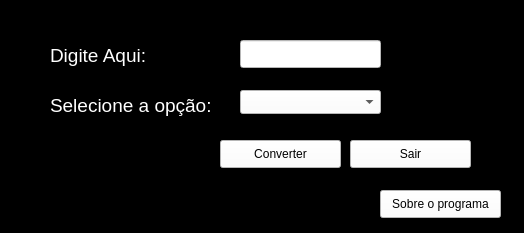
<?xml version="1.0" encoding="UTF-8"?>
<ui version="4.0">
 <class>MainWIndow</class>
 <widget class="QMainWindow" name="MainWIndow">
  <property name="geometry">
   <rect>
    <x>0</x>
    <y>0</y>
    <width>524</width>
    <height>233</height>
   </rect>
  </property>
  <property name="windowTitle">
   <string>Conversor de Binários e Decimais</string>
  </property>
  <property name="styleSheet">
   <string notr="true">background-color: rgb(0, 0, 0);</string>
  </property>
  <widget class="QWidget" name="centralwidget">
   <widget class="QLabel" name="label">
    <property name="geometry">
     <rect>
      <x>50</x>
      <y>40</y>
      <width>111</width>
      <height>31</height>
     </rect>
    </property>
    <property name="text">
     <string>&lt;html&gt;&lt;head/&gt;&lt;body&gt;&lt;p&gt;&lt;span style=&quot; font-size:14pt; color:#ffffff;&quot;&gt;Digite Aqui:&lt;/span&gt;&lt;/p&gt;&lt;/body&gt;&lt;/html&gt;</string>
    </property>
   </widget>
   <widget class="QLabel" name="label_2">
    <property name="geometry">
     <rect>
      <x>50</x>
      <y>90</y>
      <width>171</width>
      <height>31</height>
     </rect>
    </property>
    <property name="text">
     <string>&lt;html&gt;&lt;head/&gt;&lt;body&gt;&lt;p&gt;&lt;span style=&quot; font-size:14pt; color:#ffffff;&quot;&gt;Selecione a opção:&lt;/span&gt;&lt;/p&gt;&lt;/body&gt;&lt;/html&gt;</string>
    </property>
   </widget>
   <widget class="QLineEdit" name="lineEdit">
    <property name="geometry">
     <rect>
      <x>240</x>
      <y>40</y>
      <width>141</width>
      <height>28</height>
     </rect>
    </property>
    <property name="acceptDrops">
     <bool>true</bool>
    </property>
    <property name="toolTipDuration">
     <number>-1</number>
    </property>
    <property name="styleSheet">
     <string notr="true">background-color: rgb(255, 255, 255);</string>
    </property>
   </widget>
   <widget class="QComboBox" name="comboBox">
    <property name="geometry">
     <rect>
      <x>240</x>
      <y>90</y>
      <width>141</width>
      <height>24</height>
     </rect>
    </property>
    <property name="styleSheet">
     <string notr="true">background-color: rgb(255, 255, 255);</string>
    </property>
    <item>
     <property name="text">
      <string/>
     </property>
    </item>
   </widget>
   <widget class="QPushButton" name="pushButton">
    <property name="geometry">
     <rect>
      <x>220</x>
      <y>140</y>
      <width>121</width>
      <height>28</height>
     </rect>
    </property>
    <property name="styleSheet">
     <string notr="true">background-color: rgb(255, 255, 255);

color: rgb(0, 0, 0);</string>
    </property>
    <property name="text">
     <string>Converter</string>
    </property>
   </widget>
   <widget class="QPushButton" name="pushButton_3">
    <property name="geometry">
     <rect>
      <x>380</x>
      <y>190</y>
      <width>121</width>
      <height>28</height>
     </rect>
    </property>
    <property name="styleSheet">
     <string notr="true">background-color: rgb(255, 255, 255);
color rgb(0, 0, 0)
</string>
    </property>
    <property name="text">
     <string>Sobre o programa</string>
    </property>
   </widget>
   <widget class="QPushButton" name="pushButton_2">
    <property name="geometry">
     <rect>
      <x>350</x>
      <y>140</y>
      <width>121</width>
      <height>28</height>
     </rect>
    </property>
    <property name="styleSheet">
     <string notr="true">background-color: rgb(255, 255, 255);

color: rgb(0, 0, 0);</string>
    </property>
    <property name="text">
     <string>Sair</string>
    </property>
   </widget>
  </widget>
 </widget>
 <resources/>
 <connections/>
</ui>
